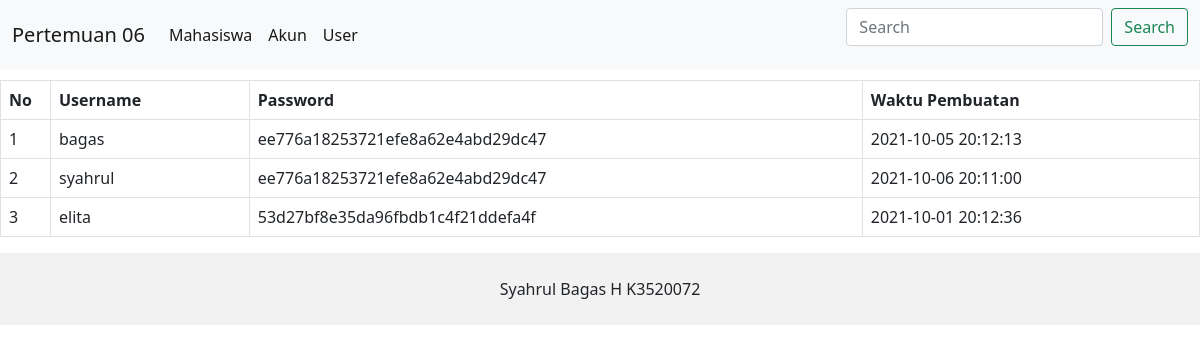
The page /akun.php on the database its author committed.
### tables this page shows
CREATE TABLE `user` (
  `id_user` int(11) NOT NULL,
  `id_mahasiswa` int(11) NOT NULL,
  `username` varchar(255) NOT NULL,
  `password` varchar(255) NOT NULL,
  `created_at` datetime NOT NULL
);

### akun.php (the view, shortened to what this page needs)
<?php
require 'header.php';
require_once 'config.php';
?>
<!DOCTYPE html>
<html>
<head>
	<link href="https://cdn.jsdelivr.net/npm/bootstrap@5.0.1/dist/css/bootstrap.min.css" rel="stylesheet">
</head>
<body>
	<table class="table table-hover table-bordered" style="margin-top: 10px">
		<tr class="success">
			<th width="50px">No</th>
			<th>Username</th>
			<th>Password</th>
			<th>Waktu Pembuatan</th>
		</tr>
		<?php
		$sql = "SELECT * FROM user";
		$row = $koneksi->prepare($sql);
		$row->execute();
		$hasil = $row->fetchAll();
		$a =1;
		foreach($hasil as $isi){
			?>
			<tr>
				<td><?php echo $a ?></td>
				<td><?php echo $isi['username']?></td>
				<td><?php echo $isi['password'];?></td>
				<td><?php echo $isi['created_at'];?></td>
			</tr>
			<?php
			$a++;
		}
		?>
	</table>
</body>
<?php require 'footer.php'; ?>

### rows shown on the page
user: username "bagas", password "ee776a18253721efe8a62e4abd29dc47", created_at "2021-10-05 20:12:13"
user: username "syahrul", password "ee776a18253721efe8a62e4abd29dc47", created_at "2021-10-06 20:11:00"
user: username "elita", password "53d27bf8e35da96fbdb1c4f21ddefa4f", created_at "2021-10-01 20:12:36"
